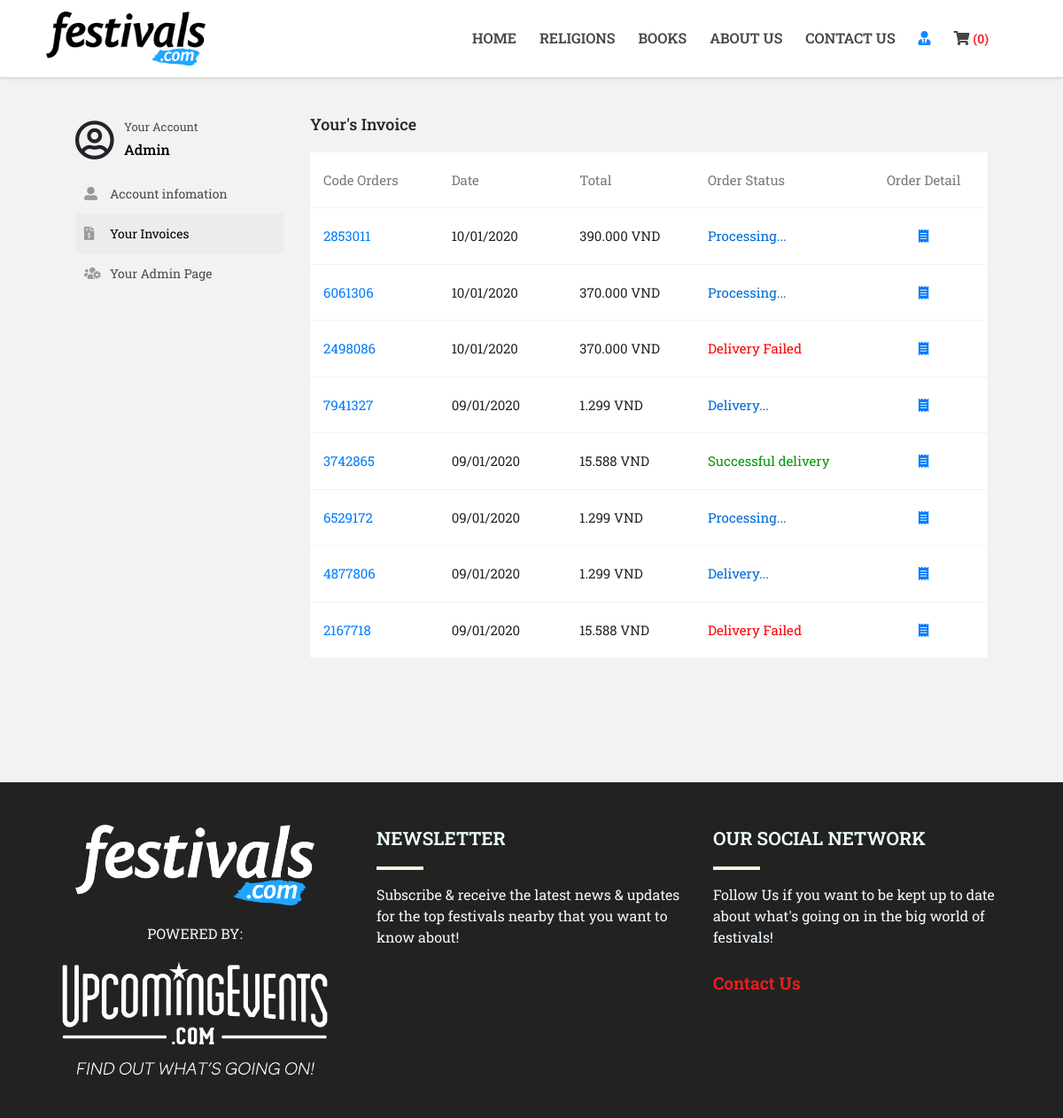
Screenshot of /information.php?page=invoice (signed in) with the database file from the repository.
### tables this page shows
CREATE TABLE `category` (
  `id` int(11) NOT NULL,
  `name_cate` varchar(100) NOT NULL,
  `link_cate` varchar(100) NOT NULL,
  `id_parent` int(11) NOT NULL,
  `status_cate` int(11) NOT NULL DEFAULT 1
);

CREATE TABLE `invoice` (
  `id` int(11) NOT NULL,
  `date` datetime NOT NULL,
  `id_payment_method` int(11) NOT NULL,
  `total` int(11) NOT NULL,
  `handle` int(11) NOT NULL DEFAULT 0,
  `id_user_buy` int(11) NOT NULL,
  `admin_check` int(11) NOT NULL DEFAULT 0,
  `time_delivery` datetime NOT NULL
);

### lib/header_action.php (called while the page is built, shortened)
<?php
    require('dbConn.php');
    function Category() {
        global $conn;
        $sql = "SELECT * FROM category WHERE id_parent = 0";
        $result = mysqli_query($conn, $sql);
        return $result;
    }
    function GetTotalItemCart() {
        if(isset($_SESSION['cart'])) {
            return count($_SESSION['cart']);
        } else {
            return 0;
        }
    }
?>

### lib/user-invoice_action.php (called while the page is built)
<?php
    require('dbConn.php');
    function InvoiceAllByUser() {
        global $conn;
        $idUser = $_SESSION['userLogin']['id'];
        $sql = "SELECT * FROM invoice WHERE id_user_buy='$idUser' ORDER BY UNIX_TIMESTAMP(date) DESC";
        $result = mysqli_query($conn, $sql);
        return $result;
    }
?>

### user-invoice.php (the view)
<?php
    require('./lib/user-invoice_action.php');
?>
<div class="col-lg-9 main-infor">
    <div class='title-main-infor'>
        <h4>Your's Invoice</h4>
    </div>
    <div class='box-invoice'>
        <table>
            <thead>
                <tr>
                    <th>Code Orders</th>
                    <th>Date</th>
                    <th>Total</th>
                    <th>Order Status</th>
                    <th style='text-align: center'>Order Detail</th>
                </tr>
            </thead>
            <tbody>
                <?php
                    $resultInovice = InvoiceAllByUser();
                    while ($row_invoice = mysqli_fetch_array($resultInovice)) {
                ?>
                <tr>
                    <td>
                        <a
                            href="information.php?page=inv-detail&id=<?php echo $row_invoice['id']?>">
                            <?php echo $row_invoice['id']?>
                        </a>
                    </td>
                    <td>
                        <?php
                            $dt = strtotime($row_invoice['date']);
                            echo date("d/m/Y", $dt);
                        ?>
                    </td>
                    <td><?php echo number_format($row_invoice['total'],0,",",".")?> VND</td>
                    <td>
                        <?php
                            $class = '';
                            $stt = '';
                            if($row_invoice['handle'] == 0){
                                $class = 'process';
                                $stt  = "Processing...";
                            } else if($row_invoice['handle'] == 1) {
                                $class = 'deli';
                                $stt  = "Delivery...";
                            } else if($row_invoice['handle'] == 2) {
                                $class = 'succ';
                                $stt  = "Successful delivery";
                            } else if($row_invoice['handle'] == 3) {
                                $class = 'failed';
                                $stt  = "Delivery Failed";
                            } else if($row_invoice['handle'] == 4) {
                                $class = 'cancel';
                                $stt  = "Invoice Canceled";
                            }
                        ?>
                        <span class='<?php echo $class?>'>
                            <?php echo $stt?>
                        </span>
                    </td>
                    <td style='text-align: center'>
                        <a href="information.php?page=inv-detail&id=<?php echo $row_invoice['id']?>"><i class="fas fa-receipt"></i>
                        </a>
                    </td>
                </tr>
                <?php }?>
            </tbody>
        </table>
    </div>
</div>

### common/header.php (shortened to what this page needs)
<?php
    require('./lib/header_action.php');
?>
<header>
    <nav class="navbar navbar-expand-lg navbar-light fixed-top nav-bg">
        <a class="navbar-brand" href="index.php"><img class="img-fluid logonav" src="./upload/images/logo.png" width="180px" /></a>
        <div class="collapse navbar-collapse" id="navbarSupportedContent" style='margin-right: 40px'>
            <ul class="navbar-nav ml-auto">
                <?php
                    $resultMenu = Category();
                    while($row_menu = mysqli_fetch_array($resultMenu)) {
                ?>
                        <li class="nav-item festival-nav <?php echo $_SESSION['menu'] == $row_menu['id'] ? 'active-header': '';?>">
                            <a class="nav-link" href="<?php echo $row_menu['link_cate']?>"><?php echo $row_menu['name_cate']?></a>
                        </li>
                <?php }?>
                <?php
                    isset($_SESSION['userLogin']) ? require('header-login.php'): require('header-default.php');
                ?>
                <li class='nav-item festival-nav <?php echo $_SESSION['menu'] == 1001 ? 'active-header': '';?>'>
                    <a href="cart.php" class='nav-link'>
                        <i class="fas fa-shopping-cart"></i>
                        <span class='cart-total'>(<?php echo GetTotalItemCart()?>)</span>
                    </a>
                </li>
            </ul>
        </div>
    </nav>
</header>

### assets/css/header.css (style rules this page uses)
.logonav { margin-left:20% ; }
.nav-bg { background: #fff; box-shadow: 0 0 5px #bbb; }
nav ul { margin-right:20px ; }
nav ul li { padding-left:10px ; }
nav ul li a { font-weight: 600; color: #333 !important; opacity: 0.9; }
.festival-nav { position: relative; display: inline-block; }
.cart-total { font-size: 14px; color: red; }

### assets/css/main.css (style rules this page uses)
body { font-family: 'Roboto Slab', serif; }

### assets/css/information.css (style rules this page uses)
.title-main-infor { margin-bottom: 20px; }
.title-main-infor h4 { font-size: 18px; }
table { border-collapse: collapse ; width: 100%; box-sizing: border-box; display: table; border-spacing:2px ; border-color:2px solid gray; }
th { min-width: 130px; color: rgb(120, 120, 120); font-size: 15px; font-weight: 400; padding: 20px 15px; }
thead { display: table-header-group; vertical-align: middle; border-color: inherit; }
tr { display: table-row; border-bottom: 1px solid rgb(244, 244, 244); }
tbody { display: table-row-group; vertical-align: middle; border-color: inherit; }
td { min-width: 130px; font-size: 15px; font-weight: 400; text-align: left; padding: 20px 15px; }
.box-invoice { background: white; }
.process { color: #0069d9; }
.deli { color: #0069d9; }
.succ { color: #009900; }
.failed { color: red; }

### rows the page displays
category: name_cate "HOME"
category: name_cate "RELIGIONS"
category: name_cate "BOOKS"
category: name_cate "ABOUT US"
category: name_cate "CONTACT US"
invoice: id "2853011", date "10/01/2020", total "390.000", handle "Processing..."
invoice: id "6061306", date "10/01/2020", total "370.000", handle "Processing..."
invoice: id "2498086", date "10/01/2020", total "370.000", handle "Delivery Failed"
invoice: id "7941327", date "09/01/2020", total "1.299", handle "Delivery..."
invoice: id "3742865", date "09/01/2020", total "15.588", handle "Successful delivery"
invoice: id "6529172", date "09/01/2020", total "1.299", handle "Processing..."
invoice: id "4877806", date "09/01/2020", total "1.299", handle "Delivery..."
invoice: id "2167718", date "09/01/2020", total "15.588", handle "Delivery Failed"

### other values shown
GetTotalItemCart() "0"
$userLogin "Admin"
